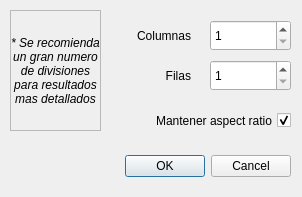
<?xml version="1.0" encoding="UTF-8"?>
<ui version="4.0">
 <class>CollageSubdivisionsDialog</class>
 <widget class="QDialog" name="CollageSubdivisionsDialog">
  <property name="geometry">
   <rect>
    <x>0</x>
    <y>0</y>
    <width>302</width>
    <height>197</height>
   </rect>
  </property>
  <property name="minimumSize">
   <size>
    <width>302</width>
    <height>197</height>
   </size>
  </property>
  <property name="windowTitle">
   <string>Cambiar subdivisiones</string>
  </property>
  <widget class="QDialogButtonBox" name="buttonBox">
   <property name="geometry">
    <rect>
     <x>70</x>
     <y>150</y>
     <width>221</width>
     <height>32</height>
    </rect>
   </property>
   <property name="orientation">
    <enum>Qt::Orientation::Horizontal</enum>
   </property>
   <property name="standardButtons">
    <set>QDialogButtonBox::StandardButton::Cancel|QDialogButtonBox::StandardButton::Ok</set>
   </property>
  </widget>
  <widget class="QLabel" name="label_2">
   <property name="geometry">
    <rect>
     <x>130</x>
     <y>60</y>
     <width>61</width>
     <height>31</height>
    </rect>
   </property>
   <property name="text">
    <string>Filas</string>
   </property>
   <property name="alignment">
    <set>Qt::AlignmentFlag::AlignRight|Qt::AlignmentFlag::AlignTrailing|Qt::AlignmentFlag::AlignVCenter</set>
   </property>
  </widget>
  <widget class="QCheckBox" name="aspectRatioCheckBox">
   <property name="geometry">
    <rect>
     <x>120</x>
     <y>110</y>
     <width>171</width>
     <height>21</height>
    </rect>
   </property>
   <property name="layoutDirection">
    <enum>Qt::LayoutDirection::RightToLeft</enum>
   </property>
   <property name="text">
    <string>Mantener aspect ratio</string>
   </property>
   <property name="checkable">
    <bool>true</bool>
   </property>
   <property name="checked">
    <bool>true</bool>
   </property>
  </widget>
  <widget class="QLabel" name="label">
   <property name="geometry">
    <rect>
     <x>130</x>
     <y>20</y>
     <width>61</width>
     <height>31</height>
    </rect>
   </property>
   <property name="text">
    <string>Columnas</string>
   </property>
   <property name="alignment">
    <set>Qt::AlignmentFlag::AlignRight|Qt::AlignmentFlag::AlignTrailing|Qt::AlignmentFlag::AlignVCenter</set>
   </property>
  </widget>
  <widget class="QSpinBox" name="colsSpinBox">
   <property name="geometry">
    <rect>
     <x>210</x>
     <y>20</y>
     <width>81</width>
     <height>31</height>
    </rect>
   </property>
   <property name="minimum">
    <number>1</number>
   </property>
   <property name="maximum">
    <number>50000</number>
   </property>
  </widget>
  <widget class="QSpinBox" name="rowsSpinBox">
   <property name="geometry">
    <rect>
     <x>210</x>
     <y>60</y>
     <width>81</width>
     <height>31</height>
    </rect>
   </property>
   <property name="minimum">
    <number>1</number>
   </property>
   <property name="maximum">
    <number>50000</number>
   </property>
  </widget>
  <widget class="QLabel" name="label_3">
   <property name="geometry">
    <rect>
     <x>10</x>
     <y>10</y>
     <width>91</width>
     <height>121</height>
    </rect>
   </property>
   <property name="palette">
    <palette>
     <active>
      <colorrole role="Text">
       <brush brushstyle="SolidPattern">
        <color alpha="255">
         <red>0</red>
         <green>0</green>
         <blue>0</blue>
        </color>
       </brush>
      </colorrole>
     </active>
     <inactive>
      <colorrole role="Text">
       <brush brushstyle="SolidPattern">
        <color alpha="255">
         <red>0</red>
         <green>0</green>
         <blue>0</blue>
        </color>
       </brush>
      </colorrole>
     </inactive>
     <disabled/>
    </palette>
   </property>
   <property name="font">
    <font>
     <italic>true</italic>
     <strikeout>false</strikeout>
     <fontweight>Light</fontweight>
    </font>
   </property>
   <property name="frameShape">
    <enum>QFrame::Shape::StyledPanel</enum>
   </property>
   <property name="text">
    <string>* Se recomienda un gran numero de divisiones para resultados mas detallados</string>
   </property>
   <property name="alignment">
    <set>Qt::AlignmentFlag::AlignCenter</set>
   </property>
   <property name="wordWrap">
    <bool>true</bool>
   </property>
  </widget>
 </widget>
 <resources/>
 <connections>
  <connection>
   <sender>buttonBox</sender>
   <signal>accepted()</signal>
   <receiver>CollageSubdivisionsDialog</receiver>
   <slot>accept()</slot>
   <hints>
    <hint type="sourcelabel">
     <x>248</x>
     <y>254</y>
    </hint>
    <hint type="destinationlabel">
     <x>157</x>
     <y>274</y>
    </hint>
   </hints>
  </connection>
  <connection>
   <sender>buttonBox</sender>
   <signal>rejected()</signal>
   <receiver>CollageSubdivisionsDialog</receiver>
   <slot>reject()</slot>
   <hints>
    <hint type="sourcelabel">
     <x>316</x>
     <y>260</y>
    </hint>
    <hint type="destinationlabel">
     <x>286</x>
     <y>274</y>
    </hint>
   </hints>
  </connection>
 </connections>
</ui>
